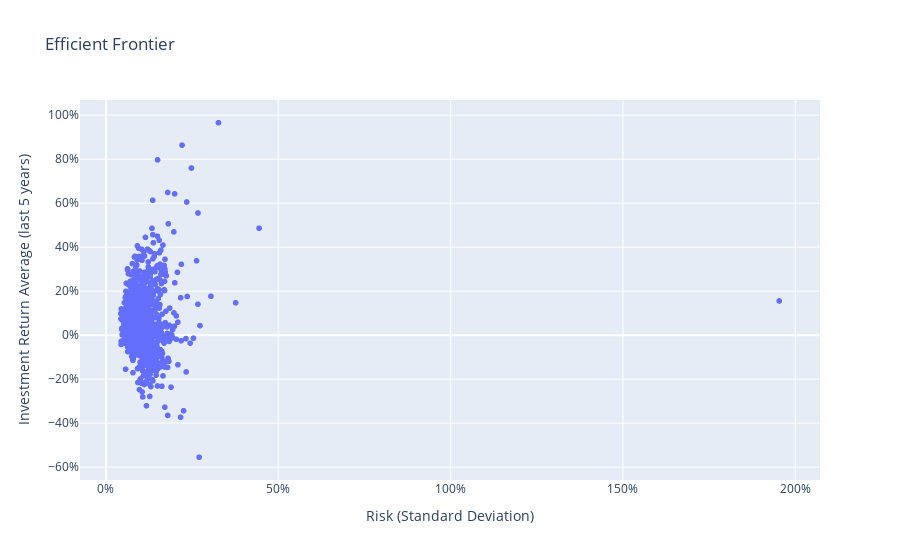

Notebook code for this chart:
### Code cell
df_risk_return = df_overview.sort_values(by='market_capital_euro', ascending=False)
df_risk_return = df_risk_return[['stock_ticker_symbol', 'return_rate_25y_avg', 'return_rate_5y_avg', 'return_rate_10y_avg', 'return_rate_1y_avg', 'volatility_5y']]
# Create a scatter plot
fig = px.scatter(df_risk_return, 
                 x='volatility_5y', 
                 y='return_rate_5y_avg', 
                 # text='stock_ticker_symbol',
                 title='Risk-Return Plot',
                 labels={'volatility_5y': 'Risk (Standard Deviation)',
                         'return_rate_5y_avg': 'Investment Return Average (last 5 years)'},
                 template='plotly')


# Update layout
fig.update_layout(
    title='Efficient Frontier',
    xaxis=dict(
        title='Risk (Standard Deviation)',
        tickformat='.0%',
    ),
    yaxis=dict(
        title='Investment Return Average (last 5 years)',
        tickformat='.0%',
    )
)


# Add labels to the points
fig.update_traces(textposition='top center')

# Show the plot
fig.show()

### Figure 1 — Plotly figure (JSON) as saved in the notebook; plotly's stock layout.template omitted (floating-point values rounded to 4 significant figures; data arrays with more than 128 entries replaced by an {"elided": "..."} marker saying what was removed)
{"data": [{"hovertemplate": "Risk (Standard Deviation)=%{x}<br>Investment Return Average (last 5 years)=%{y}<extra></extra>", "legendgroup": "", "marker": {"color": "#636efa", "symbol": "circle"}, "mode": "markers", "name": "", "showlegend": false, "x": {"elided": "1157 float values"}, "xaxis": "x", "y": {"elided": "1157 float values"}, "yaxis": "y", "type": "scattergl", "textposition": "top center"}], "layout": {"xaxis": {"anchor": "y", "domain": [0.0, 1.0], "title": {"text": "Risk (Standard Deviation)"}, "tickformat": ".0%"}, "yaxis": {"anchor": "x", "domain": [0.0, 1.0], "title": {"text": "Investment Return Average (last 5 years)"}, "tickformat": ".0%"}, "legend": {"tracegroupgap": 0}, "title": {"text": "Efficient Frontier"}}}
